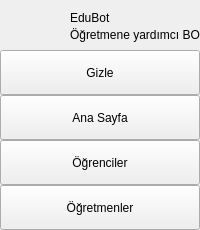
        <widget class="QFrame" name="leftMenuBg">
         <property name="minimumSize">
          <size>
           <width>60</width>
           <height>0</height>
          </size>
         </property>
         <property name="maximumSize">
          <size>
           <width>240</width>
           <height>16777215</height>
          </size>
         </property>
         <property name="frameShape">
          <enum>QFrame::NoFrame</enum>
         </property>
         <property name="frameShadow">
          <enum>QFrame::Raised</enum>
         </property>
         <layout class="QVBoxLayout" name="verticalLayout_3">
          <property name="spacing">
           <number>0</number>
          </property>
          <property name="leftMargin">
           <number>0</number>
          </property>
          <property name="topMargin">
           <number>0</number>
          </property>
          <property name="rightMargin">
           <number>0</number>
          </property>
          <property name="bottomMargin">
           <number>0</number>
          </property>
          <item>
           <widget class="QFrame" name="topLogoInfo">
            <property name="minimumSize">
             <size>
              <width>0</width>
              <height>50</height>
             </size>
            </property>
            <property name="maximumSize">
             <size>
              <width>16777215</width>
              <height>50</height>
             </size>
            </property>
            <property name="frameShape">
             <enum>QFrame::NoFrame</enum>
            </property>
            <property name="frameShadow">
             <enum>QFrame::Raised</enum>
            </property>
            <widget class="QLabel" name="titleLeftApp">
             <property name="geometry">
              <rect>
               <x>70</x>
               <y>5</y>
               <width>160</width>
               <height>25</height>
              </rect>
             </property>
             <property name="text">
              <string>EduBot</string>
             </property>
            </widget>
            <widget class="QLabel" name="titleLeftDescription">
             <property name="geometry">
              <rect>
               <x>70</x>
               <y>28</y>
               <width>160</width>
               <height>20</height>
              </rect>
             </property>
             <property name="maximumSize">
              <size>
               <width>16777215</width>
               <height>20</height>
              </size>
             </property>
             <property name="text">
              <string>Öğretmene yardımcı BOT</string>
             </property>
             <property name="alignment">
              <set>Qt::AlignLeading|Qt::AlignLeft|Qt::AlignTop</set>
             </property>
            </widget>
            <widget class="QFrame" name="topLogo">
             <property name="geometry">
              <rect>
               <x>10</x>
               <y>5</y>
               <width>42</width>
               <height>42</height>
              </rect>
             </property>
             <property name="minimumSize">
              <size>
               <width>42</width>
               <height>42</height>
              </size>
             </property>
             <property name="maximumSize">
              <size>
               <width>42</width>
               <height>42</height>
              </size>
             </property>
             <property name="frameShape">
              <enum>QFrame::NoFrame</enum>
             </property>
             <property name="frameShadow">
              <enum>QFrame::Raised</enum>
             </property>
            </widget>
           </widget>
          </item>
          <item>
           <widget class="QFrame" name="leftMenuFrame">
            <property name="frameShape">
             <enum>QFrame::NoFrame</enum>
            </property>
            <property name="frameShadow">
             <enum>QFrame::Raised</enum>
            </property>
            <layout class="QVBoxLayout" name="verticalMenuLayout">
             <property name="spacing">
              <number>0</number>
             </property>
             <property name="leftMargin">
              <number>0</number>
             </property>
             <property name="topMargin">
              <number>0</number>
             </property>
             <property name="rightMargin">
              <number>0</number>
             </property>
             <property name="bottomMargin">
              <number>0</number>
             </property>
             <item>
              <widget class="QFrame" name="toggleBox">
               <property name="maximumSize">
                <size>
                 <width>16777215</width>
                 <height>45</height>
                </size>
               </property>
               <property name="frameShape">
                <enum>QFrame::NoFrame</enum>
               </property>
               <property name="frameShadow">
                <enum>QFrame::Raised</enum>
               </property>
               <layout class="QVBoxLayout" name="verticalLayout_4">
                <property name="spacing">
                 <number>0</number>
                </property>
                <property name="leftMargin">
                 <number>0</number>
                </property>
                <property name="topMargin">
                 <number>0</number>
                </property>
                <property name="rightMargin">
                 <number>0</number>
                </property>
                <property name="bottomMargin">
                 <number>0</number>
                </property>
                <item>
                 <widget class="QPushButton" name="toggleButton">
                  <property name="sizePolicy">
                   <sizepolicy hsizetype="Expanding" vsizetype="Fixed">
                    <horstretch>0</horstretch>
                    <verstretch>0</verstretch>
                   </sizepolicy>
                  </property>
                  <property name="minimumSize">
                   <size>
                    <width>0</width>
                    <height>45</height>
                   </size>
                  </property>
                  <property name="cursor">
                   <cursorShape>PointingHandCursor</cursorShape>
                  </property>
                  <property name="styleSheet">
                   <string notr="true">background-image: url(:/icons/images/icons/list.svg);</string>
                  </property>
                  <property name="text">
                   <string>Gizle</string>
                  </property>
                 </widget>
                </item>
               </layout>
              </widget>
             </item>
             <item alignment="Qt::AlignTop">
              <widget class="QFrame" name="topMenu">
               <property name="frameShape">
                <enum>QFrame::NoFrame</enum>
               </property>
               <property name="frameShadow">
                <enum>QFrame::Raised</enum>
               </property>
               <layout class="QVBoxLayout" name="verticalLayout_8">
                <property name="spacing">
                 <number>0</number>
                </property>
                <property name="leftMargin">
                 <number>0</number>
                </property>
                <property name="topMargin">
                 <number>0</number>
                </property>
                <property name="rightMargin">
                 <number>0</number>
                </property>
                <property name="bottomMargin">
                 <number>0</number>
                </property>
                <item>
                 <widget class="QPushButton" name="btn_home">
                  <property name="sizePolicy">
                   <sizepolicy hsizetype="Expanding" vsizetype="Fixed">
                    <horstretch>0</horstretch>
                    <verstretch>0</verstretch>
                   </sizepolicy>
                  </property>
                  <property name="minimumSize">
                   <size>
                    <width>0</width>
                    <height>45</height>
                   </size>
                  </property>
                  <property name="cursor">
                   <cursorShape>PointingHandCursor</cursorShape>
                  </property>
                  <property name="styleSheet">
                   <string notr="true">background-image: url(:/icons/images/icons/house-door-fill.svg);</string>
                  </property>
                  <property name="text">
                   <string>Ana Sayfa</string>
                  </property>
                 </widget>
                </item>
                <item>
                 <widget class="QPushButton" name="btn_students">
                  <property name="sizePolicy">
                   <sizepolicy hsizetype="Expanding" vsizetype="Fixed">
                    <horstretch>0</horstretch>
                    <verstretch>0</verstretch>
                   </sizepolicy>
                  </property>
                  <property name="minimumSize">
                   <size>
                    <width>0</width>
                    <height>45</height>
                   </size>
                  </property>
                  <property name="cursor">
                   <cursorShape>PointingHandCursor</cursorShape>
                  </property>
                  <property name="styleSheet">
                   <string notr="true">background-image: url(:/icons/images/icons/file-earmark-person-fill.svg);</string>
                  </property>
                  <property name="text">
                   <string>Öğrenciler</string>
                  </property>
                 </widget>
                </item>
               </layout>
              </widget>
             </item>
             <item alignment="Qt::AlignBottom">
              <widget class="QFrame" name="bottomMenu">
               <property name="maximumSize">
                <size>
                 <width>16777215</width>
                 <height>16777215</height>
                </size>
               </property>
               <property name="frameShape">
                <enum>QFrame::NoFrame</enum>
               </property>
               <property name="frameShadow">
                <enum>QFrame::Raised</enum>
               </property>
               <layout class="QVBoxLayout" name="verticalLayout_9">
                <property name="spacing">
                 <number>0</number>
                </property>
                <property name="leftMargin">
                 <number>0</number>
                </property>
                <property name="topMargin">
                 <number>0</number>
                </property>
                <property name="rightMargin">
                 <number>0</number>
                </property>
                <property name="bottomMargin">
                 <number>0</number>
                </property>
                <item>
                 <widget class="QPushButton" name="toggleTeachersBox">
                  <property name="sizePolicy">
                   <sizepolicy hsizetype="Expanding" vsizetype="Fixed">
                    <horstretch>0</horstretch>
                    <verstretch>0</verstretch>
                   </sizepolicy>
                  </property>
                  <property name="minimumSize">
                   <size>
                    <width>0</width>
                    <height>45</height>
                   </size>
                  </property>
                  <property name="cursor">
                   <cursorShape>PointingHandCursor</cursorShape>
                  </property>
                  <property name="toolTip">
                   <string/>
                  </property>
                  <property name="styleSheet">
                   <string notr="true">background-image: url(:/icons/images/icons/people-fill.svg);</string>
                  </property>
                  <property name="text">
                   <string>Öğretmenler</string>
                  </property>
                 </widget>
                </item>
               </layout>
              </widget>
             </item>
            </layout>
           </widget>
          </item>
         </layout>
        </widget>
